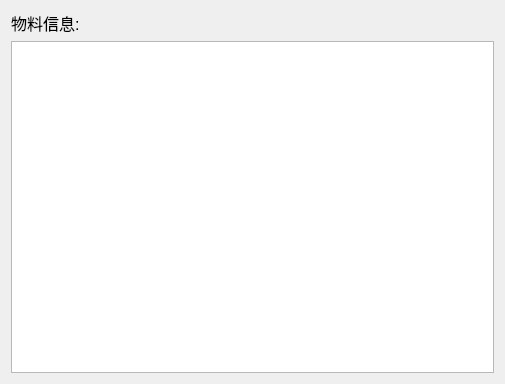
<?xml version="1.0" encoding="UTF-8"?>
<ui version="4.0">
 <class>AbbreviationFunctionSearch</class>
 <widget class="QWidget" name="AbbreviationFunctionSearch">
  <property name="geometry">
   <rect>
    <x>0</x>
    <y>0</y>
    <width>505</width>
    <height>384</height>
   </rect>
  </property>
  <property name="windowTitle">
   <string notr="true">AbbreviationFunctionSearch</string>
  </property>
  <layout class="QVBoxLayout" name="verticalLayout">
   <item>
    <layout class="QHBoxLayout" name="horizontalLayout">
     <item>
      <widget class="QLabel" name="label">
       <property name="minimumSize">
        <size>
         <width>0</width>
         <height>24</height>
        </size>
       </property>
       <property name="font">
        <font>
         <pointsize>12</pointsize>
        </font>
       </property>
       <property name="text">
        <string>物料信息:</string>
       </property>
      </widget>
     </item>
     <item>
      <widget class="QLabel" name="m_labelEditACronym">
       <property name="text">
        <string/>
       </property>
      </widget>
     </item>
     <item>
      <spacer name="horizontalSpacer">
       <property name="orientation">
        <enum>Qt::Horizontal</enum>
       </property>
       <property name="sizeHint" stdset="0">
        <size>
         <width>40</width>
         <height>20</height>
        </size>
       </property>
      </spacer>
     </item>
    </layout>
   </item>
   <item>
    <widget class="mainApp::ListWidgetDefinition" name="m_listWidgetDefinition"/>
   </item>
  </layout>
 </widget>
 <layoutdefault spacing="6" margin="11"/>
 <customwidgets>
  <customwidget>
   <class>mainApp::ListWidgetDefinition</class>
   <extends>QListWidget</extends>
   <header>ListWidgetDefinition.h</header>
  </customwidget>
 </customwidgets>
 <resources/>
 <connections/>
</ui>
